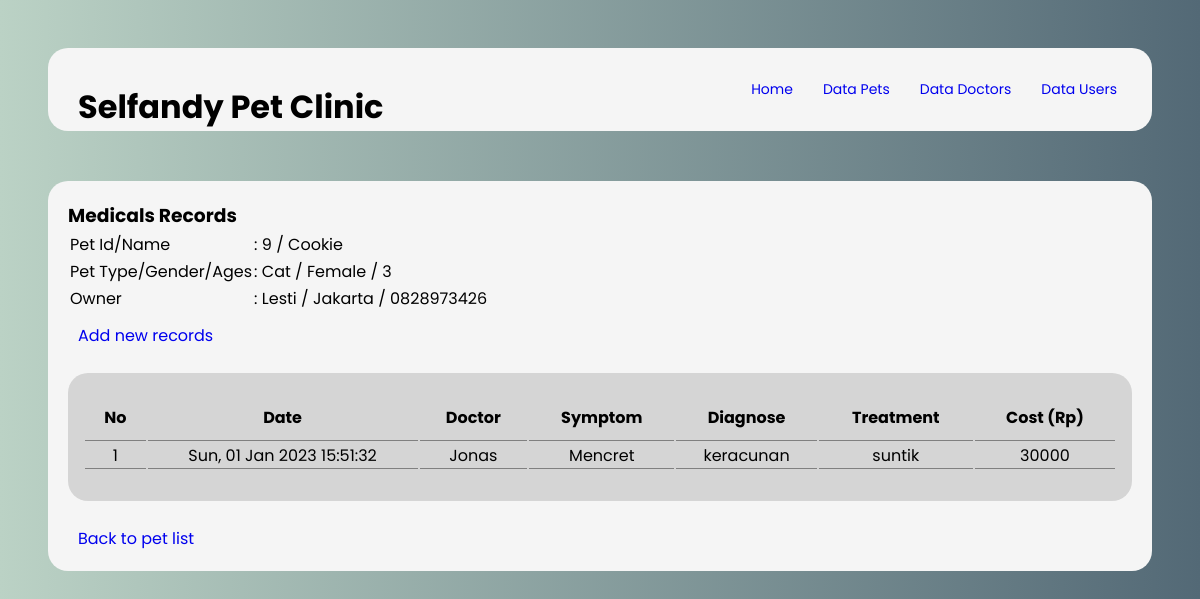
The page /medicals_210032.php?pet_id=9 (signed in) on the database its author committed.
### tables this page shows
CREATE TABLE `pets_210032` (
  `pet_id_210032` int(11) NOT NULL,
  `pet_name_210032` varchar(30) NOT NULL,
  `pet_type_210032` varchar(30) NOT NULL,
  `pet_gender_210032` varchar(6) NOT NULL,
  `pet_age_210032` int(11) NOT NULL,
  `pet_owner_210032` varchar(50) NOT NULL,
  `pet_address_210032` varchar(100) NOT NULL,
  `pet_phone_210032` varchar(15) NOT NULL,
  `pet_photo_210032` varchar(255) NOT NULL DEFAULT 'default.png'
);

CREATE TABLE `medicals_210032` (
  `mr_id_210032` int(11) NOT NULL,
  `mr_date_210032` timestamp NOT NULL DEFAULT current_timestamp() ON UPDATE current_timestamp(),
  `pet_id_210032` int(11) NOT NULL,
  `doctor_id_210032` int(11) NOT NULL,
  `symptom_210032` varchar(255) NOT NULL,
  `diagnose_210032` varchar(255) NOT NULL,
  `treatment_210032` varchar(255) NOT NULL,
  `cost_210032` bigint(20) NOT NULL
);

CREATE TABLE `doctors_210032` (
  `doctor_id_210032` int(11) NOT NULL,
  `doctor_name_210032` varchar(50) NOT NULL,
  `doctor_gender_210032` varchar(6) NOT NULL,
  `doctor_address_210032` varchar(100) NOT NULL,
  `doctor_phone_210032` varchar(15) NOT NULL,
  `doctor_photo_210032` varchar(255) NOT NULL DEFAULT 'default.png'
);

### medicals_210032.php (the view, shortened to what this page needs)
<!DOCTYPE html>
<html lang="en">
<head>
    <link rel="stylesheet" href="style1.css">
</head>
<body>
    <div class="container">
        <div class="navbar">
			<div class="logo">
				<h1>Selfandy Pet Clinic</h1>
			</div>
			<div class="menu">
				<ul>
					<li><a href="index.php">Home </a></li>
					<li><a href="read_pet_210032.php">Data Pets </a></li>
					<li><a href="read_doctors_210032.php">Data Doctors </a></li>
					<li><a href="read_user_210032.php">Data Users </a></li>
				</ul>
			</div>
		</div>
        <div class="container-content">
            <h3>Medicals Records</h3>
            <?php
                include "connection_210032.php";
                $querypet="SELECT * FROM pets_210032 WHERE pet_id_210032='$_GET[pet_id]'";
                $pet= mysqli_query($db_connection,$querypet);
                $data1=mysqli_fetch_assoc($pet);
                $querymed="SELECT * FROM medicals_210032 AS m, doctors_210032 AS d WHERE m.pet_id_210032='$_GET[pet_id]' AND m.doctor_id_210032=d.doctor_id_210032 ";
                $medicals= mysqli_query($db_connection,$querymed);
            ?>
            <table style="padding-bottom: 10px;">
                <tr>
                    <td>Pet Id/Name</td>
                    <td>: <?=$data1['pet_id_210032']?> / <?=$data1['pet_name_210032']?> </td>
                </tr>
                <tr>
                    <td>Pet Type/Gender/Ages</td>
                    <td>: <?=$data1['pet_type_210032']?> / <?=$data1['pet_gender_210032']?> / <?=$data1['pet_age_210032']?> </td>
                </tr>
                <tr>
                    <td>Owner</td>
                    <td>: <?=$data1['pet_owner_210032']?> / <?=$data1['pet_address_210032']?> / <?=$data1['pet_phone_210032']?> </td>
                </tr>
            </table>
            <p><a href="add_medicals_210032.php?pet_id=<?=$data1['pet_id_210032']?>" class="btn-end">Add new records </a></p>
            <br>
            <table class="table-content">
                <tr>
                    <th>No</th>
                    <th>Date</th>
                    <th>Doctor</th>
                    <th>Symptom</th>
                    <th>Diagnose</th>
                    <th>Treatment</th>
                    <th>Cost (Rp)</th>
                </tr>
                <?php
                if(mysqli_num_rows ($medicals) > 0) {
                    $i=1;
                    foreach ($medicals as $data2) :
                ?>
                <tr>
                    <td><?=$i++?></td>
                    <td><?=date('D, d M Y H:i:s',strtotime($data2['mr_date_210032']))?></td>
                    <td><?=$data2['doctor_name_210032']?></td>
                    <td><?=$data2['symptom_210032']?></td>
                    <td><?=$data2['diagnose_210032']?></td>
                    <td><?=$data2['treatment_210032']?></td>
                    <td><?=$data2['cost_210032']?></td>
                </tr>
                <?php
                    endforeach;
                    } else {
                ?>
                <tr><td colspan="7" align='center'>No records!</td></tr>
                <?php } ?>
            </table>
            <br>
            <p><a href="read_pet_210032.php" class="btn-end">Back to pet list</a></p>
        </div>
    </div>
</body>
</html>

### style1.css (style rules this page uses)
* { margin: 0; padding:0; }
html { scroll-behavior: smooth; }
body { display: flex; align-items: center; background: rgb(187,210,197); background: linear-gradient(90deg, rgba(187,210,197,1) 0%, rgba(83,105,118,1) 100%); font-family: 'Poppins', sans-serif; }
.container { margin: 2rem; padding: 1rem; width: 100%; height : 100%; position: relative; overflow: hidden; }
a { text-decoration: none; }
.navbar { background-color: #f5f5f5; display: flex; justify-content: space-between; color: black; padding: 0px 20px; border-radius: 20px; }
.logo h1 { justify-content: center; align-items: center; padding-left: 10px; padding-top: 35px; border-radius: 20px; }
.menu { display: flex; }
.menu ul { display: flex; object-fit: cover; align-items: center; }
.menu li { list-style-type: none; justify-content: center; align-items: center; padding: 10px; margin: 5px; color: white; font-size: 14px; border-radius: 10px; transition: .5s ease-in-out; }
.container-content { position: relative; margin-top: 50px; background-color: #f5f5f5; padding: 20px; border-radius: 20px; }
.btn-end { padding: 10px; border-radius: 10px; transition: .5s ease-in-out; }
.table-content { width: 100%; background-color: #d5d5d5; border-radius: 20px; padding: 20px 15px; padding-bottom: 30px; max-height: 450px; text-align: center; }
.table-content th { padding: 10px; border-bottom: 1px solid grey; align-items: center; }
.table-content td { border-bottom: 1px solid grey; }

### rows shown on the page
pets_210032: pet_id_210032 "9", pet_name_210032 "Cookie", pet_type_210032 "Cat", pet_gender_210032 "Female", pet_age_210032 "3", pet_owner_210032 "Lesti", pet_address_210032 "Jakarta", pet_phone_210032 "0828973426"
medicals_210032: mr_date_210032 "Sun, 01 Jan 2023 15:51:32", doctor_id_210032.doctor_name_210032 "Jonas", symptom_210032 "Mencret", diagnose_210032 "keracunan", treatment_210032 "suntik", cost_210032 "30000"
